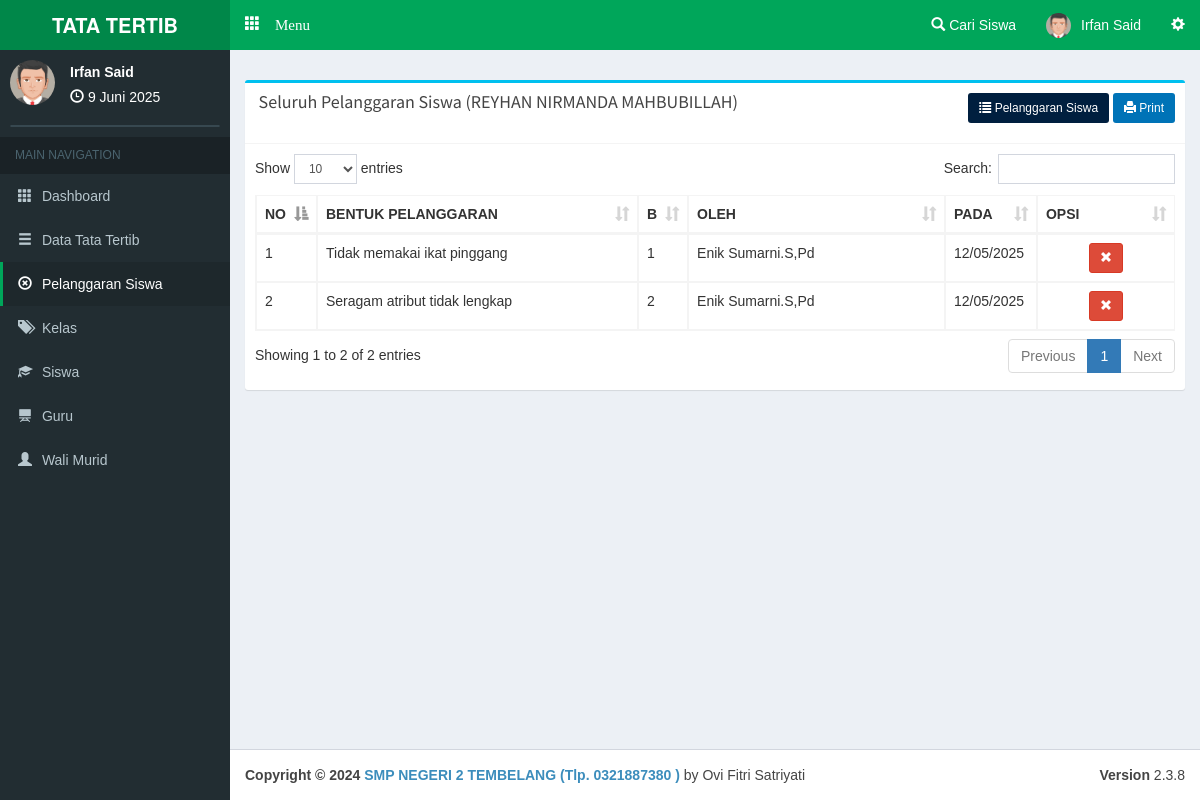
The app's page /admin/lihatpelanggaransiswa/ncD8Oif0z (signed in) with its own data.
### tables this page shows
CREATE TABLE `siswa` (
  `c_siswa` varchar(10) NOT NULL,
  `c_kelas` varchar(10) NOT NULL,
  `nisn` varchar(20) NOT NULL,
  `nama` varchar(100) NOT NULL,
  `jk` varchar(1) NOT NULL,
  `alamat` varchar(150) NOT NULL,
  `tl` date NOT NULL
);

CREATE TABLE `pelanggaran` (
  `c_pelanggaran` varchar(5) NOT NULL,
  `c_siswa` varchar(10) NOT NULL,
  `c_kelas` varchar(10) NOT NULL,
  `c_benpel` varchar(10) NOT NULL,
  `bobot` int(4) NOT NULL,
  `c_guru` varchar(10) NOT NULL,
  `at` datetime NOT NULL
);

CREATE TABLE `benpel` (
  `c_benpel` varchar(10) NOT NULL,
  `c_katbenpel` varchar(10) NOT NULL,
  `benpel` text NOT NULL,
  `bobot` int(11) NOT NULL
);

CREATE TABLE `guru` (
  `c_guru` varchar(10) NOT NULL,
  `nama` varchar(100) NOT NULL,
  `username` varchar(30) NOT NULL,
  `password` varchar(30) NOT NULL,
  `foto` text NOT NULL
);

### php/config.php (called while the page is built, shortened)
<?php
$base='http://localhost/pps/';
$basead='http://localhost/pps/admin/';
?>

### php/function.php (called while the page is built, shortened)
<?php
function tgl($date){
  $array_bulan = array(1=>'Januari','Februari','Maret', 'April', 'Mei', 'Juni','Juli','Agustus','September','Oktober', 'November','Desember');
  $date = strtotime($date);
  $tanggal = date ('j', $date);
  $bulan = $array_bulan[date('n',$date)];
  $tahun = date('Y',$date);
  $result = $tanggal ." ". $bulan ." ". $tahun;
  return($result);
}
?>

### admin/view/a-detpelsiswa.php (the view, shortened to what this page needs)
<?php $sis=mysqli_fetch_array(mysqli_query($con,"SELECT * FROM siswa where c_siswa='$_GET[q]' ")); ?>
      <div class="row">
        <div class="col-xs-12 col-md-12 col-lg-12">
          <div class="box box-info">
            <div class="box-header  with-border">
              <h3 class="box-title">&nbsp;Seluruh Pelanggaran Siswa (<?php echo $sis['nama']; ?>)</h3><p class="pull-right"><a class="btn bg-navy btn-sm" href="<?php echo $basead; ?>pelanggaransiswa"><i class="glyphicon glyphicon-list"></i> Pelanggaran Siswa</a> <a target="_blank" class="btn bg-blue btn-sm" href="<?php echo $basead.'print/printpelsiswa?siswa='.$_GET['q'].''; ?>"><i class="glyphicon glyphicon-print"></i> Print</a></p>
            </div>
            <div class="box-body table-responsive">
              <table id="example1" class="table table-bordered table-hover">
                <thead>
                <tr>
                  <th width="1%">NO</th>
                  <th width="35%">BENTUK PELANGGARAN</th>
                  <th width="1%">B</th>
                  <th>OLEH</th>
                  <th width="10%">PADA</th>
                  <th>OPSI</th>
                </tr>
                </thead>
                <tbody>
<?php $smk=mysqli_query($con,"SELECT * FROM pelanggaran where c_siswa='$_GET[q]' order by at desc ");$vr=1;while($akh=mysqli_fetch_array($smk)){
$gur=mysqli_fetch_array(mysqli_query($con,"SELECT * FROM guru where c_guru='$akh[c_guru]' "));
$ben=mysqli_fetch_array(mysqli_query($con,"SELECT * FROM benpel where c_benpel='$akh[c_benpel]' "));
?>
                <tr>
                  <td><?php echo $vr; ?></td>
                  <td><?php echo $ben['benpel']; ?></td>
                  <td><?php echo $akh['bobot']; ?></td>
                  <td><?php echo $gur['nama']; ?></td>
                  <td><?php echo date("d/m/Y", strtotime($akh['at'])); ?></td>
                  <td align="center">
                  <a class="btn btn-danger btn-sm" data-target="#hapus<?php echo $akh['c_pelanggaran']; ?>" data-toggle="modal"><i class="glyphicon glyphicon-remove"></i></a></td>
                </tr>
<?php $vr++; } ?>
                </tbody>
              </table>
            </div>
          </div>
        </div>
      </div>

### admin/main.php (shortened to what this page needs)
<?php date_default_timezone_set('Asia/Jakarta');$date=date('Y-m-d'); require '../php/config.php'; require '../php/function.php'; session_start(); if(empty($_SESSION['c_admin'])){header('location:../login');} $na=mysqli_fetch_array(mysqli_query($con,"SELECT * FROM admin where c_admin='$_SESSION[c_admin]' "));  ?>
<!DOCTYPE html>
<html>
<head>
  <link rel="stylesheet" href="<?php echo $base; ?>theme/bootstrap/css/bootstrap.min.css">
  <link rel="stylesheet" href="<?php echo $base; ?>theme/plugins/datatables/dataTables.bootstrap.css">
  <link rel="stylesheet" href="<?php echo $base; ?>theme/dist/css/AdminLTE.min.css">
  <link rel="stylesheet" href="<?php echo $base; ?>theme/dist/css/skins/_all-skins.min.css">
  <link rel="stylesheet" href="<?php echo $base; ?>theme/plugins/iCheck/square/blue.css">
  <link rel="stylesheet" href="<?php echo $base; ?>theme/plugins/pace/pace.min.css">
  <link rel="stylesheet" href="<?php echo $base; ?>theme/plugins/select2/select2.min.css">
  <link href="<?php echo $base; ?>theme/datetime/css/bootstrap-datetimepicker.min.css" rel="stylesheet">
</head>
<body class="skin-green hold-transition fixed"
oncontextmenu="return false">
<div class="wrapper">
  <header class="main-header">
    <a href="#" class="logo">
      <span class="logo-lg"><b>TATA TERTIB</b></span>
    </a>
    <nav class="navbar navbar-static-top" role="navigation">
     <a href="#" class="glyphicon glyphicon-th" data-toggle="offcanvas" role="button" style="color: #fff;margin-top: 15px;margin-left: 15px;font-size: 15px;"> Menu
      </a>
      <div class="navbar-custom-menu">
        <ul class="nav navbar-nav">
          <li class="dropdown notifications-menu">
            <a href="#" class="dropdown-toggle" data-toggle="dropdown">
              <i class="glyphicon glyphicon-search"></i> Cari Siswa
            </a>
          </li>
          <li class="dropdown user user-menu">
            <a href="#" class="dropdown-toggle" data-toggle="dropdown">
            <img src="<?php echo $base; ?>php/img/avatar1.png" class="user-image" alt="User Image">
              <span class="hidden-xs"><?php echo $na['nama'] ?></span>
            </a>
          </li>
          <li>
            <a href="#" data-toggle="control-sidebar"><i class="glyphicon glyphicon-cog"></i></a>
          </li>
        </ul>
      </div>
    </nav>
  </header>
  <aside class="main-sidebar">
    <section class="sidebar">
      <div class="user-panel">
        <div class="pull-left image">
          <img src="<?php echo $base; ?>php/img/avatar1.png" class="img-circle" alt="User Image">
        </div>
        <div class="pull-left info">
          <p><?php echo $na['nama']; ?></p>
          <i class="glyphicon glyphicon-time"></i> <?php echo tgl(date('d-m-Y')); ?>
        </div>
      </div>
      <form action="#" method="get" class="sidebar-form">
      </form>
<?php
if(empty($_GET['smkakh'])){
  $aak='class="active"';$bak='';$cak='';$drop1='';$drop2='';$drop3='';$dak='';$eak='';$fak='';$gak='';
}
else{
  $act=($_GET['smkakh']);
  if($act=='kategoripelanggaran' or $act=='bentukpelanggaran' or $act=='addbentukpelanggaran' or $act=='sanksipelanggaran' or $act=='addsanksi' or $act=='editsanksi'){
    $aak='';$bak='class="active"';$cak='';$dak='';$eak='';$fak='';$gak='';
    if($act=='kategoripelanggaran'){$drop1='class="active"';$drop2='';$drop3='';}
    else if($act=='bentukpelanggaran' or $act=='addbentukpelanggaran'){$drop1='';$drop2='class="active"';$drop3='';}
    else if($act=='sanksipelanggaran' or $act=='addsanksi' or $act=='editsanksi'){$drop1='';$drop2='';$drop3='class="active"';}
  }
  else if($act=='kelas'){
    $aak='';$bak='';$cak='class="active"';$dak='';$eak='';$fak='';$gak='';$drop1='';$drop2='';$drop3='';
  }
  else if($act=='siswa' or $act=='addsiswa' or $act=='editsiswa'){
    $aak='';$bak='';$cak='';$dak='class="active"';$eak='';$fak='';$gak='';$drop1='';$drop2='';$drop3='';
  }
  else if($act=='guru' or $act=='addguru' or $act=='editguru'){
    $aak='';$bak='';$cak='';$dak='';$eak='class="active"';$fak='';$gak='';$drop1='';$drop2='';$drop3='';
  }
  else if($act=='orangtua' or $act=='walimurid'){
    $aak='';$bak='';$cak='';$dak='';$eak='';$fak='class="active"';$gak='';$drop1='';$drop2='';$drop3='';
  }
  else if($act=='pelanggaransiswa' or $act=='lihatpelanggaransiswa'){
    $aak='';$bak='';$cak='';$dak='';$eak='';$fak='';$gak='class="active"';$drop1='';$drop2='';$drop3='';
  }
  else{
    $aak='';$bak='';$cak='';$dak='';$eak='';$fak='';$gak='';$drop1='';$drop2='';$drop3='';
  }
}
?>
      <ul class="sidebar-menu">
        <li class="header">MAIN NAVIGATION</li>
        <li <?php echo $aak; ?>>
          <a href="<?php echo $basead; ?>">
            <i class="glyphicon glyphicon-th"></i> <span>Dashboard</span>
          </a>
        </li>
        <li <?php echo $bak; ?>>
          <a href="#">
            <i class="glyphicon glyphicon-menu-hamburger"></i>
            <span>Data Tata Tertib</span>
          </a>
        </li>
        <li <?php echo $gak; ?>>
          <a href="<?php echo $basead; ?>pelanggaransiswa">
            <i class="glyphicon glyphicon-remove-circle"></i> <span>Pelanggaran Siswa</span>
          </a>
        </li>
        <li <?php echo $cak; ?>>
          <a href="<?php echo $basead; ?>kelas">
            <i class="glyphicon glyphicon-tags"></i> <span>Kelas</span>
          </a>
        </li>
        <li <?php echo $dak; ?>>
          <a href="<?php echo $basead; ?>siswa">
            <i class="glyphicon glyphicon-education"></i> <span>Siswa</span>
          </a>
        </li>
        <li <?php echo $eak; ?>>
          <a href="<?php echo $basead; ?>guru">
            <i class="glyphicon glyphicon-blackboard"></i> <span>Guru</span>
          </a>
        </li>
        <li <?php echo $fak; ?>>
          <a href="<?php echo $basead; ?>walimurid">
            <i class="glyphicon glyphicon-user"></i> <span>Wali Murid</span>
          </a>
        </li>
      </ul>
    </section>
  </aside>
  <div class="content-wrapper">
    <section class="content-header">
    </section>
    <section class="content">
<?php
  if(empty($_GET['smkakh'])){require 'view/home.php';}
  else{
    $act=($_GET['smkakh']);
    if($act=='kategoripelanggaran'){
      require 'view/a-jenispel.php';
    }
    else if($act=='bentukpelanggaran'){
      require 'view/a-bentukpel.php';
    }
    else if($act=='addbentukpelanggaran'){
      require 'view/a-addbenpel.php';
    }
    else if($act=='sanksipelanggaran'){
      require 'view/a-sanksipel.php';
    }
    else if($act=='addsanksi'){
      require 'view/a-addsanksi.php';
    }
    else if($act=='editsanksi'){
      require 'view/a-editsanksi.php';
    }
    else if($act=='editsanksi'){
      require 'view/a-editsanksi.php';
    }
    else if($act=='kelas'){
      require 'view/a-kelas.php';
    }
    else if($act=='siswa'){
      require 'view/a-siswa.php';
    }
    else if($act=='addsiswa'){
      require 'view/a-addsiswa.php';
    }
    else if($act=='editsiswa'){
      require 'view/a-editsiswa.php';
    }
    else if($act=='guru'){
      require 'view/a-guru.php';
    }
    else if($act=='addguru'){
      require 'view/a-addguru.php';
    }
    else if($act=='editguru'){
      require 'view/a-editguru.php';
    }
    else if($act=='orangtua'){
      require 'view/a-orangtua.php';
    }
    else if($act=='walimurid'){
      require 'view/a-walimurid.php';
    }
    else if($act=='pelanggaransiswa'){
      require 'view/a-pelsiswa.php';
    }
    else if($act=='lihatpelanggaransiswa'){
      require 'view/a-detpelsiswa.php';
    }
  }
?>
    </section>
  </div>
</div>
  <footer class="main-footer">
    <div class="pull-right hidden-xs">
      <b>Version</b> 2.3.8
    </div>
    <strong>Copyright &copy; 2024 <a href="#">SMP NEGERI 2 TEMBELANG (Tlp. 0321887380 )</a></strong> by Ovi Fitri Satriyati
  </footer>
</body>
</html>

### admin/main.php (style rules this page uses)
body { font-family:arial; }

### records on screen
siswa: nama "REYHAN NIRMANDA MAHBUBILLAH"
pelanggaran: benpel.benpel "Tidak memakai ikat pinggang", bobot "1", guru.nama "Enik Sumarni.S,Pd", at "12/05/2025"
pelanggaran: benpel.benpel "Seragam atribut tidak lengkap", bobot "2", guru.nama "Enik Sumarni.S,Pd", at "12/05/2025"

### other values on screen
$na['nama'] "Irfan Said"
